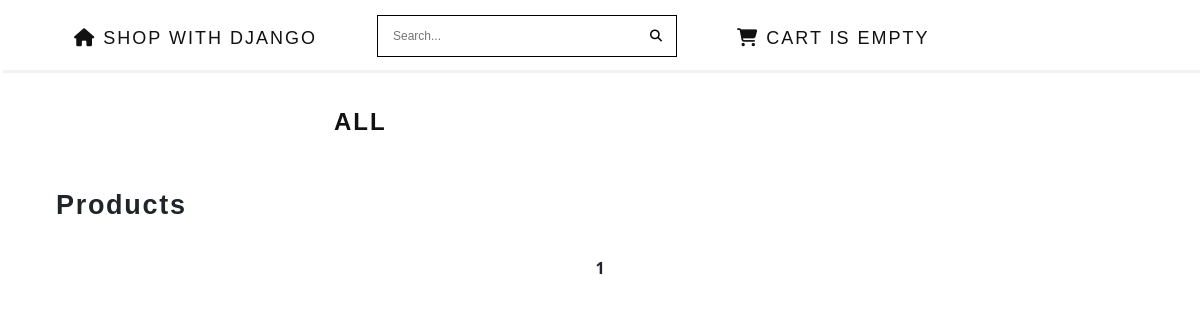
The app's page /, older data.
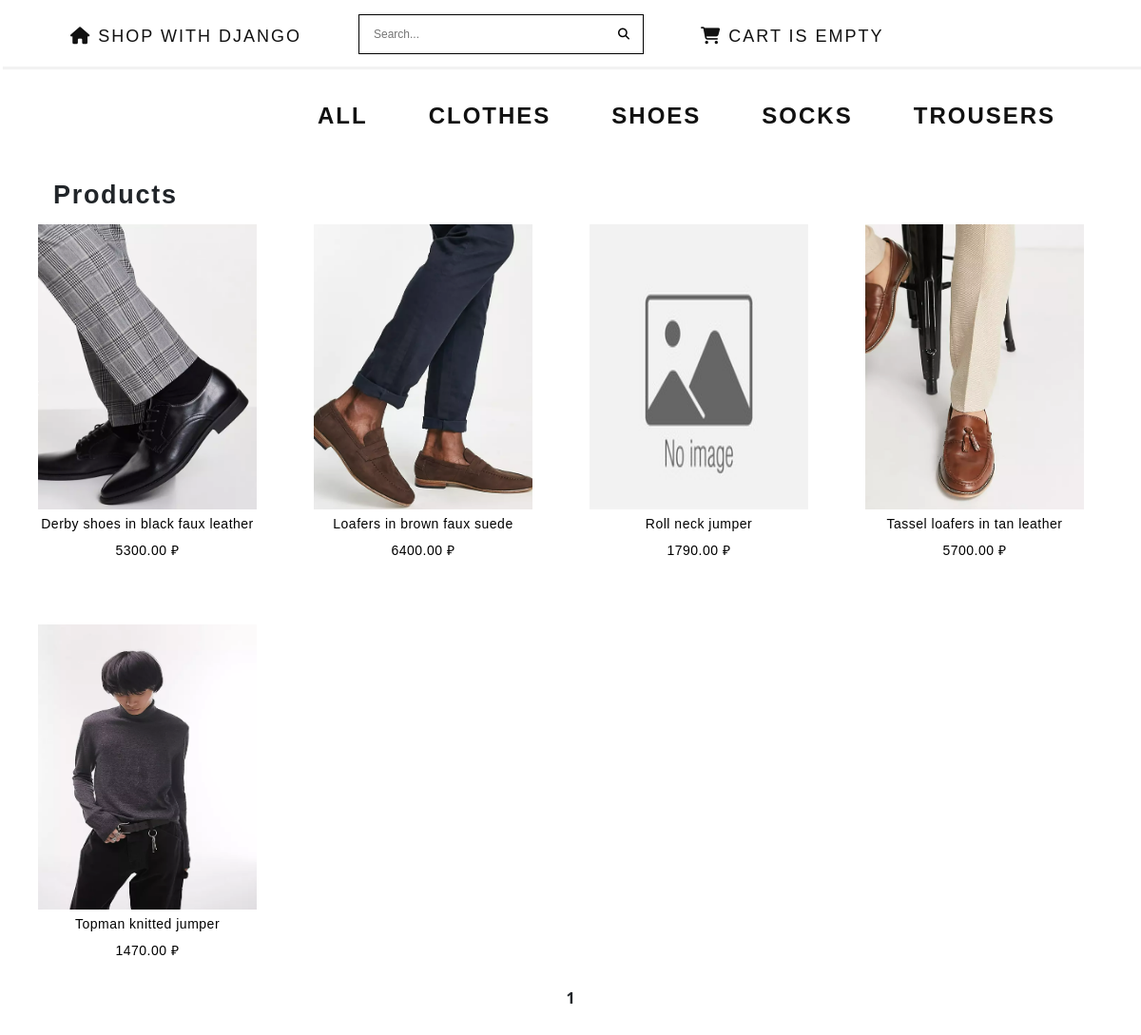
The same page, newer data.
### store/models.py (models this page shows, shortened)
class Category(models.Model):
    name = models.CharField(max_length=100, db_index=True)
    slug = models.SlugField(db_index=True)
    class Meta:
        ordering = ['name', ]
        verbose_name = 'Category'
        verbose_name_plural = 'Categories'
    def get_absolute_url(self):
        return reverse('product_list', args=[str(self.slug)])

class Product(models.Model):
    category = models.ForeignKey(Category, on_delete=models.CASCADE)
    name = models.CharField(max_length=100, db_index=True)
    slug = models.SlugField(db_index=True)
    description = models.TextField(max_length=500)
    price = models.DecimalField(max_digits=10, decimal_places=2)
    image = models.ImageField(blank=True, upload_to='image')
    available = models.BooleanField(default=True)
    stock = models.PositiveIntegerField()
    update = models.DateTimeField(auto_now_add=True)
    date_create = models.DateTimeField(auto_now=True)
    class Meta:
        ordering = ['name', ]
        index_together = ['id', 'slug']
        verbose_name = 'Product'
        verbose_name_plural = 'Products'
    def get_absolute_url(self):
        return reverse('product_detail', args=[str(self.id), str(self.slug)])

### store/views.py (the view)
# urls.py: path('', views.product_list, name='product_list'),
def product_list(request, category_slug=None):
    category = None
    categories = Category.objects.all()
    product = Product.objects.filter(available=True)
    items_per_page = 15
    search_query = request.GET.get('q')
    if search_query:
        product = product.filter(name__icontains=search_query)
    if category_slug:
        category = get_object_or_404(Category, slug=category_slug)
        product = Product.objects.filter(category=category)
    paginator = Paginator(product, items_per_page)
    page_number = request.GET.get('page')
    try:
        page = paginator.get_page(page_number)
    except PageNotAnInteger:
        page = paginator.get_page(1)
    except EmptyPage:
        page = paginator.get_page(paginator.num_pages)
    return render(request, 'list_of_products.html',
                  {'categories': categories, 'product': page, 'category': category, 'page': page})

### cart/context_processors.py (called while the page is built)
def cart(request):
    return {'cart': Cart(request)}

### cart/core.py (called while the page is built)
    def __len__(self):
        return sum(item['quantity'] for item in self.cart.values())

### templates/list_of_products.html (shortened to what this page needs)
{% extends 'base.html' %}
{% load static %}
{% block content %}
<nav class="container1">
    <ul id="menu2" class="complex_list2">
        {% if category is None %}
        <li><a href="{% url 'product_list' %}">All</a></li>
        {% for x in categories %}
        <li><a href="{{ x.get_absolute_url }}">{{ x.name }}</a></li>
        {% endfor %}
        {% endif %}
    </ul>
</nav>
<div class="shop">
    <div class="products">
        {% if category %}
        <h1 class="cat"> {{ category }} </h1>
        {% else %}
        <h1> Products </h1>
        {% endif %}
        <div class="category_wrapper">
            {% for x in product %}
            <div>
                <a href="{{ x.get_absolute_url }}">
                    <img src="{% if x.image %}{{ x.image.url }}{% else %}{% static 'img/no_image.jpg' %}{% endif %}"
                         class="image_list">
                </a>
                <h2><a href="{{ x.get_absolute_url }}">{{ x.name }}</a></h2>
                <p><a href="{{ x.get_absolute_url }}">{{ x.price }} ₽</a></p>
            </div>
            {% endfor %}
        </div>
    </div>
</div>
<div class="pagination">
    <span class="current-page">{{ page.number }}</span>
</div>
{% endblock %}

### templates/base.html (shortened to what this page needs)
<!DOCTYPE html>
{% load static %}
<html lang="en">
<head>
    <link href="https://cdn.jsdelivr.net/npm/bootstrap@5.3.0-alpha3/dist/css/bootstrap.min.css" rel="stylesheet"
>
    <link rel="stylesheet" href="https://cdnjs.cloudflare.com/ajax/libs/font-awesome/6.4.0/css/all.min.css"
/>
    <link rel="stylesheet" href="{% static 'css/style.css' %}">
</head>
<body>
<header>
    <nav class="container">
        <ul id="menu" class="complex_list">
            <a href="{% url 'product_list' %}">
                <li><i class="fa-solid fa-house"></i> Shop with django</li>
            </a>
            <li>
                <form action="{% url 'product_list' %}" method="GET">
                    <input name="q" placeholder="Search..." type="search">
                    <button class="button_search" type="submit"><i class="fa-solid fa-magnifying-glass"></i></button>
                </form>
            </li>
            <a href="{% url 'cart_detail' %}">
                <li><i class="fa-solid fa-cart-shopping"></i>
                    {% with total_items=cart|length %}
                    {% if cart|length > 0 %}
                        Your cart
                    {{ total_items }}
                    item{{ total_items|pluralize }}
                    {{ cart.get_total_price }}
                    {% else %}
                        Cart is empty
                    {% endif %}
                    {% endwith %}
                </li>
            </a>
        </ul>
    </nav>
</header>
<main>
    {% block content %}
    {% endblock %}
</main>
</body>
</html>

### static/css/style.css (style rules this page uses)
a { text-decoration: none; color: black; }
li { list-style-type: none; }
.image_list { width: 230px; height: 300px; }
.shop { display: flex; }
.products { padding-left: 40px; }
.products h1 { color: inherit; font-family: futura-pt, sans-serif; font-size: 27px; font-weight: 700; letter-spacing: 1.7px; line-height: 30px; padding: 30px 16px 8px; }
.category_wrapper { display: flex; flex-wrap: wrap; gap: 60px; }
.category_wrapper p, h2 { text-align: center; font-family: futura-pt, sans-serif; font-size: 14px; letter-spacing: .5px; line-height: 20px; margin: 5px 0 8px; width: 100%; }
.category_wrapper div { width: 230px; }
.button_search::before { content: none; }
* { box-sizing: border-box; }
form { position: relative; width: 300px; margin: 0 auto; }
input, button { outline: none; background: transparent; }
input { width: 100%; height: 42px; padding-left: 15px; border: 1px solid black; }
button { border: none; height: 42px; width: 42px; position: absolute; top: 0; right: 0; cursor: pointer; }
button:before { content: "\f002"; font-size: 16px; color: #F9F0DA; }
.pagination { display: flex; justify-content: center; margin-top: 20px; padding-bottom: 50px; }
.current-page { font-weight: bold; }
ul.complex_list { display: flex; }
.complex_list li { font: 0.75em arial; list-style: none; }
header { width: 100%; height: 70px; background: white; box-shadow: 3px 3px 1px rgba(0, 0, 0, .05); padding: 15px 0; margin-bottom: 30px; position: relative; }
#menu { float: left; }
#menu li { display: inline-block; margin-right: 60px; }
#menu a { color: #111; white-space: nowrap; text-transform: uppercase; letter-spacing: 2px; font-weight: bold; font-size: x-large; display: block; line-height: 40px; }
.container1 { display: inline-block; margin-left: 25%; }
ul.complex_list2 { display: flex; flex-direction: row; justify-content: center; }
.complex_list2 li { font: 0.75em arial; list-style: none; }
.complex_list2 li a { text-decoration: none; margin: 2px; color: #fff; }
#menu2 { float: none; }
#menu2 li { display: inline-block; margin-right: 60px; }
#menu2 a { color: #111; white-space: nowrap; text-transform: uppercase; letter-spacing: 2px; font-weight: bold; font-size: x-large; display: block; line-height: 40px; }

Row changes from the older to the newer data that the page shows:
added Category: name "CLOTHES"
added Category: name "SHOES"
added Category: name "SOCKS"
added Category: name "TROUSERS"
added Product: image (picture), name "Derby shoes in black faux leather", price "5300.00"
added Product: image (picture), name "Loafers in brown faux suede", price "6400.00"
added Product: name "Roll neck jumper", price "1790.00"
added Product: image (picture), name "Tassel loafers in tan leather", price "5700.00"
added Product: image (picture), name "Topman knitted jumper", price "1470.00"
